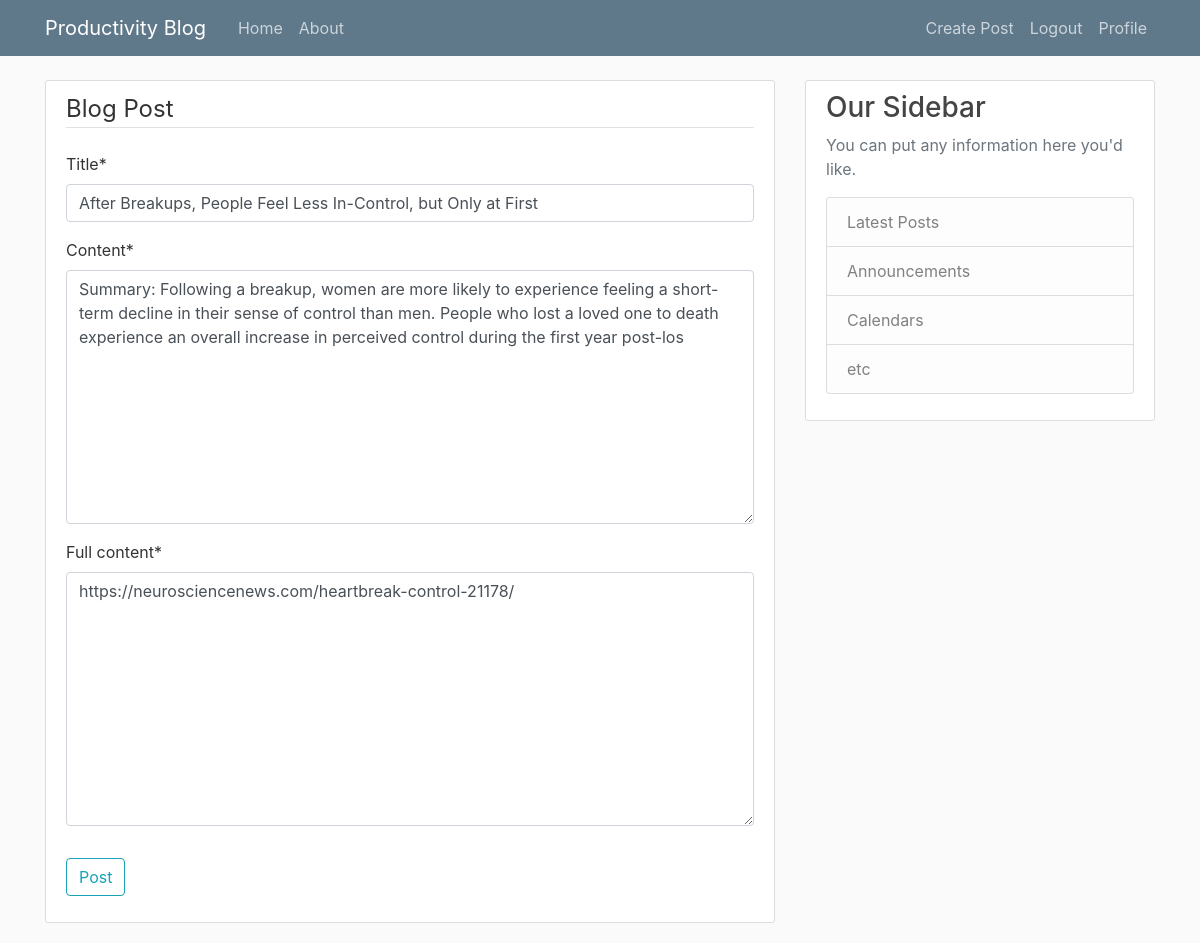
The page /post/7/update/ (signed in) on the database its author committed.
### blog/models.py (models this page shows, shortened)
class Post(models.Model):
    title = models.CharField(max_length=200)
    content = models.TextField(max_length=250)
    full_content = models.TextField(null=True)
    date_posted = models.DateTimeField(default=timezone.now)
    author = models.ForeignKey(User, on_delete=models.CASCADE)

### blog/views.py (the view)
# urls.py: path('post/<int:pk>/update/', views.PostUpdateView.as_view(), name='post_update'),
class PostUpdateView(LoginRequiredMixin,UserPassesTestMixin,UpdateView):
       model = Post
       fields =['title', 'content', 'full_content']
       template_name = 'blog/post_create.html'
       def test_func(self):
              post = self.get_object()
              if self.request.user == post.author:
                     return True
              return False

### blog/templates/blog/post_create.html (shortened to what this page needs)
{% extends "blog/base.html" %}
{% load crispy_forms_tags %}
{% block content%}
<div class="content-section">
<form method="POST">
    <fieldset class="form-group"><legend class="border-bottom mb-4">Blog Post</legend>
        {{form|crispy}}
    </fieldset>
    <div class="form-group">
        <button class="btn btn-outline-info" type="submit">Post</button>
    </div>
</form>
</div>
{% endblock content %}

### blog/static/blog/main.css (style rules this page uses)
body { background: #fafafa; color: #333333; margin-top: 5rem; }
.content-section { background: #ffffff; padding: 10px 20px; border: 1px solid #dddddd; border-radius: 3px; margin-bottom: 20px; }

### rows shown on the page
Post: title "After Breakups, People Feel Less In-Control, but Only at First", content "Summary: Following a breakup, women are more likely to experience feeling a short-term decline in their sense of control than men. People who lost a loved one to death experience an overall increase in perceived control during the first year post-los", full_content "https://neurosciencenews.com/heartbreak-control-21178/"
